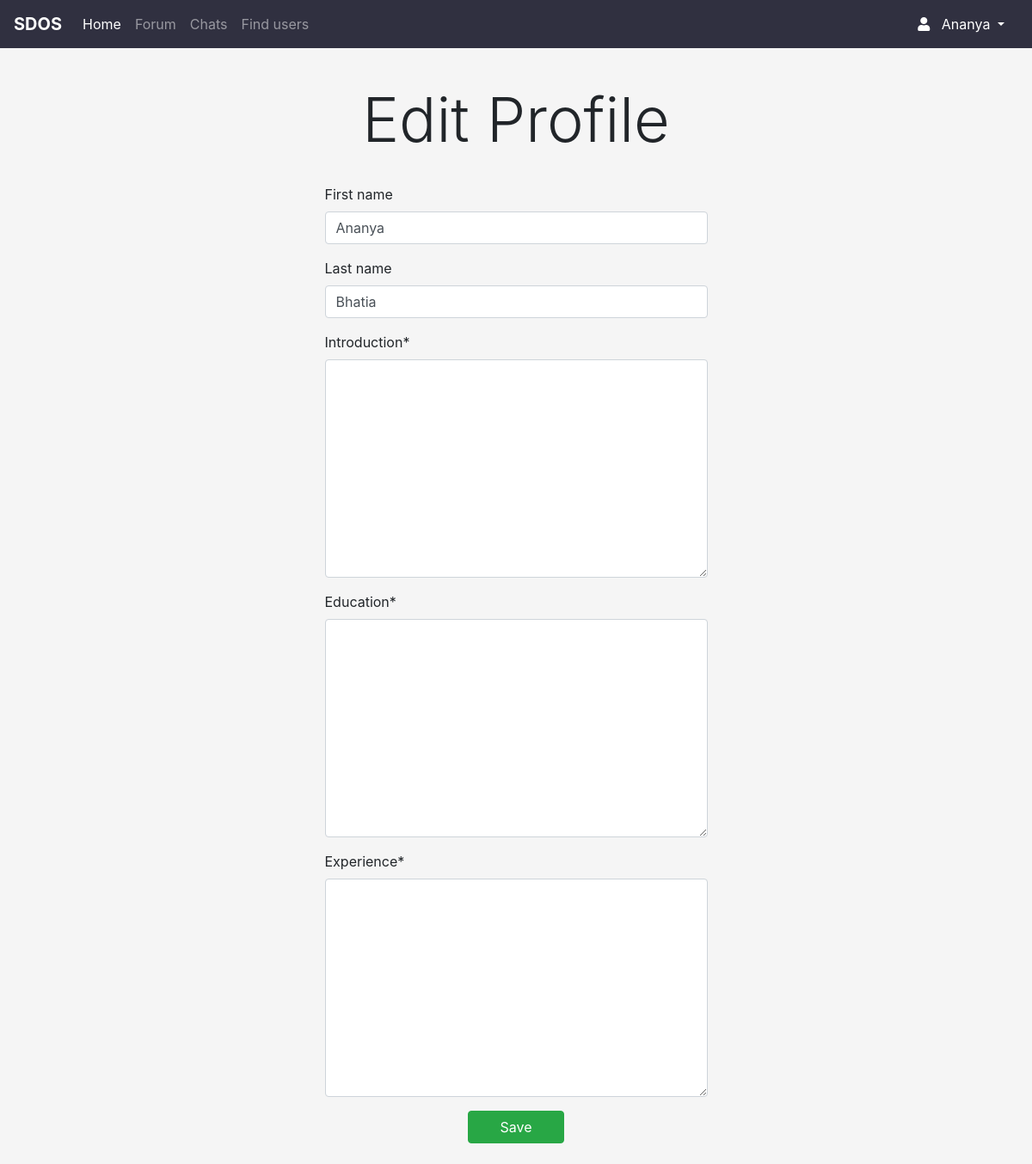
Page /users/edit_profile/ (signed in) on the earlier database version.
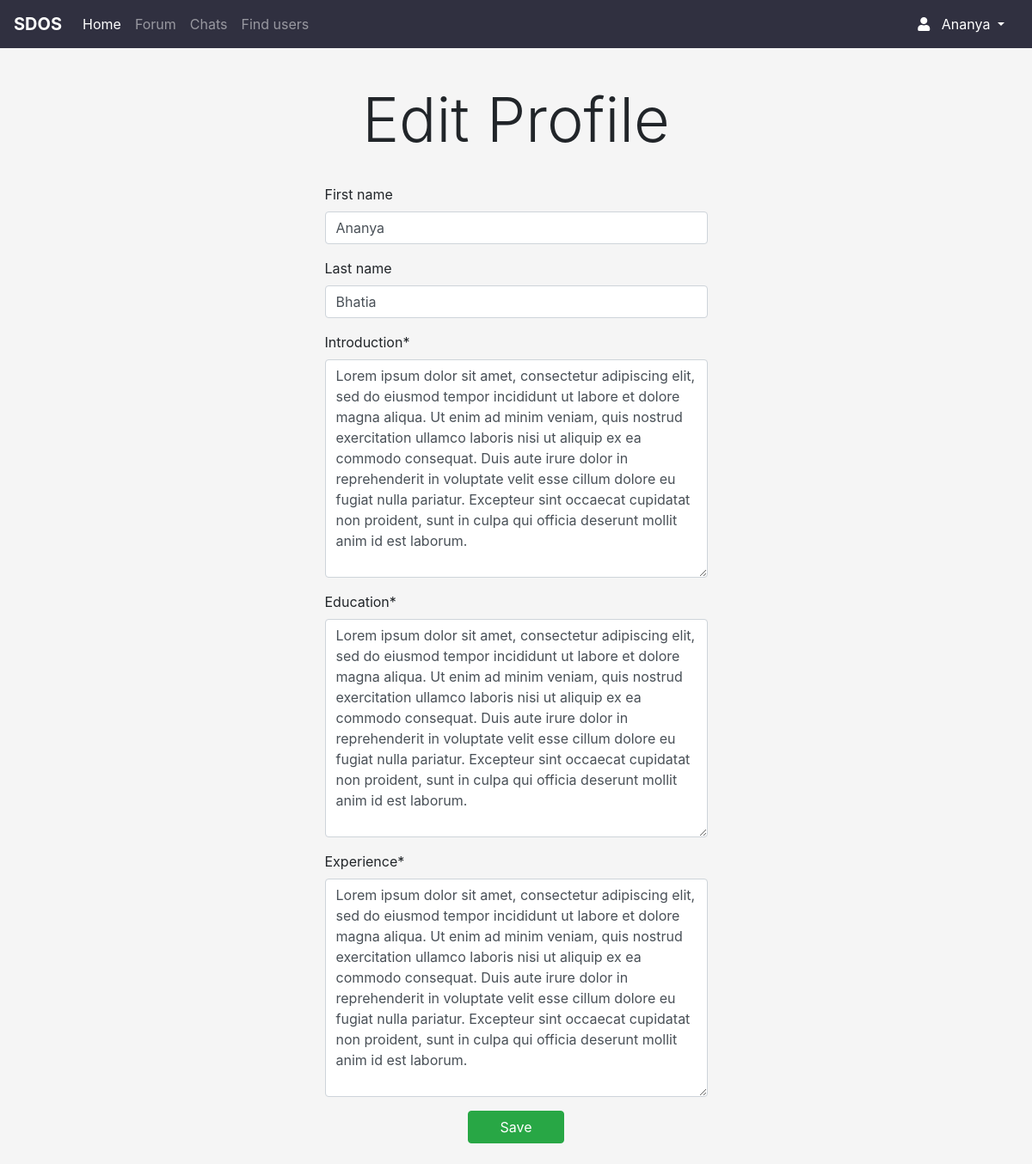
Same page on the later database version.
### users/models.py (models this page shows, shortened)
class Account(models.Model):
	user = models.OneToOneField(User, on_delete=models.CASCADE)
	age = models.IntegerField(
		null=True,
		validators=[
			validators.MinValueValidator(16),
			validators.MaxValueValidator(100),
		]
	)
	MALE = 'M'
	FEMALE = 'F'
	PREFER_NOT_TO_SAY = '-'
	GENDER_CHOICES = [
		(MALE, 'Male'),
		(FEMALE, 'Female'),
		(PREFER_NOT_TO_SAY, 'Prefer not to say'),
	]
	gender = models.CharField(max_length=1, choices=GENDER_CHOICES, default=PREFER_NOT_TO_SAY)
	STUDENT = 'S'
	FACULTY = 'F'
	DESIGNATION_CHOICES = [
		(STUDENT, 'Student'),
		(FACULTY, 'Faculty'),
	]
	designation = models.CharField(max_length=1, choices=DESIGNATION_CHOICES, null=True)
	mobile = models.CharField(
		max_length=10,
		null=True,
		validators=[
			validators.MinLengthValidator(10),
		]
	)
	introduction = models.TextField(max_length=512, null=True)
	education = models.TextField(max_length=512, null=True)
	experience = models.TextField(max_length=512, null=True)
	expertise = models.TextField(max_length=512, null=True)
	social_handles = models.TextField(max_length=512, null=True)
	rating = models.DecimalField(
		null=True,
		max_digits=3,
		decimal_places=1,
		validators=[
			validators.MinValueValidator(0.0),
			validators.MaxValueValidator(5.0),
		]
	)
	is_mentor = models.BooleanField(default=False)
	is_mentee = models.BooleanField(default=False)

### users/views.py (the view)
# urls.py: path("edit_profile/", user_views.edit_profile, name="edit_profile"),
@login_required
def edit_profile(request):
	initial_dict_name_form = {
		"first_name": request.user.first_name,
		"last_name": request.user.last_name,
	}
	initial_dict_details_form = {
		"introduction": request.user.account.introduction,
		"education": request.user.account.education,
		"experience": request.user.account.experience
	}
	if request.method == "POST":
		name_form = EditNameForm(request.POST or None, initial = initial_dict_name_form)
		details_form = EditDetailsForm(request.POST or None, initial = initial_dict_details_form)
		if name_form.is_valid() and details_form.is_valid():
			user = request.user
			user.first_name = name_form.cleaned_data["first_name"]
			user.last_name = name_form.cleaned_data["last_name"]
			user.account.introduction = details_form.cleaned_data["introduction"]
			user.account.education = details_form.cleaned_data["education"]
			user.account.experience = details_form.cleaned_data["experience"]
			user.save()
			user.account.save()
			return redirect("homepage")
	else:
		name_form = EditNameForm(request.POST or None, initial = initial_dict_name_form)
		details_form = EditDetailsForm(request.POST or None, initial = initial_dict_details_form)
	context = {
		"name_form" : name_form,
		"details_form": details_form
	}
	return render(request, "users/edit_profile.html", context)

### users/forms.py
class EditNameForm(forms.ModelForm):
	class Meta:
		model = User
		fields = ("first_name", "last_name")

class EditDetailsForm(forms.ModelForm):
	class Meta:
		model = Account
		fields = ("introduction", "education", "experience")

### users/templates/users/edit_profile.html (shortened to what this page needs)
{% extends "home/base.html" %}
{% load crispy_forms_tags %}
{% block content %}
<div class="container" style="margin-top: 5vh;">
	<div class="row justify-content-center">
		<div class="col-5">
			<center>
				<h1 class="display-3">Edit Profile</h1>
			</center>
			<br />
			<form method="POST" action="{% url 'edit_profile' %}">
				{{ name_form|crispy }}
				{{ details_form|crispy }}
				<center>
					<input type="submit" class="btn btn-success col-3" value="Save"></input>
				</center>
			</form>
		</div>
	</div>
</div>
{% endblock content %}

Differences in the rows shown:
now on this page (row edited): Account: introduction "Lorem ipsum dolor sit amet, consectetur adipiscing elit, sed do eiusmod tempor incididunt ut labore et dolore magna aliqua. Ut enim ad minim veniam, quis nostrud exercitation ullamco laboris nisi ut aliquip ex ea commodo consequat. Duis aute irure dolor in reprehenderit in voluptate velit esse cillum dolore eu fugiat nulla pariatur. Excepteur sint occaecat cupidatat non proident, sunt in culpa qui officia deserunt mollit anim id est laborum.", education "Lorem ipsum dolor sit amet, consectetur adipiscing elit, sed do eiusmod tempor incididunt ut labore et dolore magna aliqua. Ut enim ad minim veniam, quis nostrud exercitation ullamco laboris nisi ut aliquip ex ea commodo consequat. Duis aute irure dolor in reprehenderit in voluptate velit esse cillum dolore eu fugiat nulla pariatur. Excepteur sint occaecat cupidatat non proident, sunt in culpa qui officia deserunt mollit anim id est laborum.", experience "Lorem ipsum dolor sit amet, consectetur adipiscing elit, sed do eiusmod tempor incididunt ut labore et dolore magna aliqua. Ut enim ad minim veniam, quis nostrud exercitation ullamco laboris nisi ut aliquip ex ea commodo consequat. Duis aute irure dolor in reprehenderit in voluptate velit esse cillum dolore eu fugiat nulla pariatur. Excepteur sint occaecat cupidatat non proident, sunt in culpa qui officia deserunt mollit anim id est laborum."
